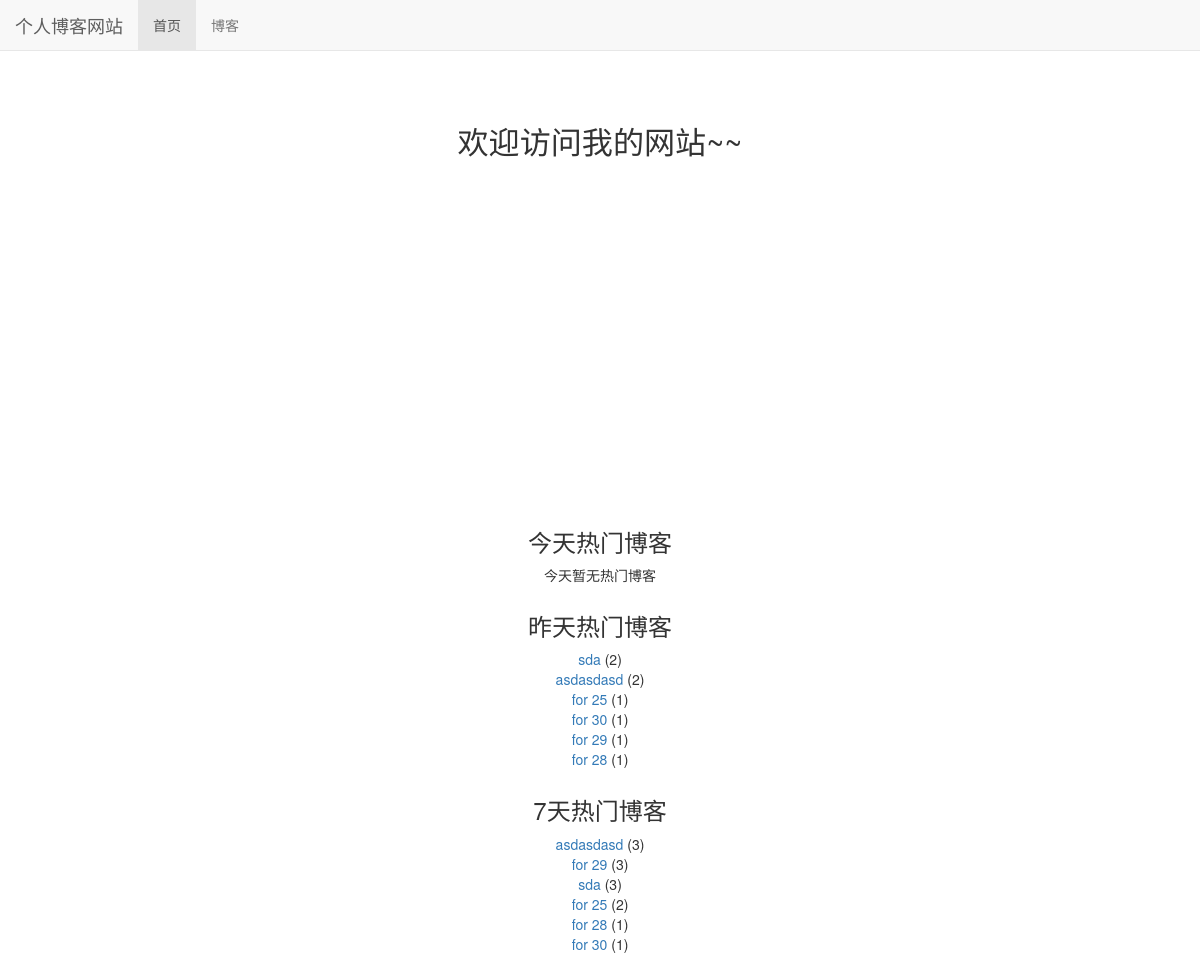
Before: / with the older database file.
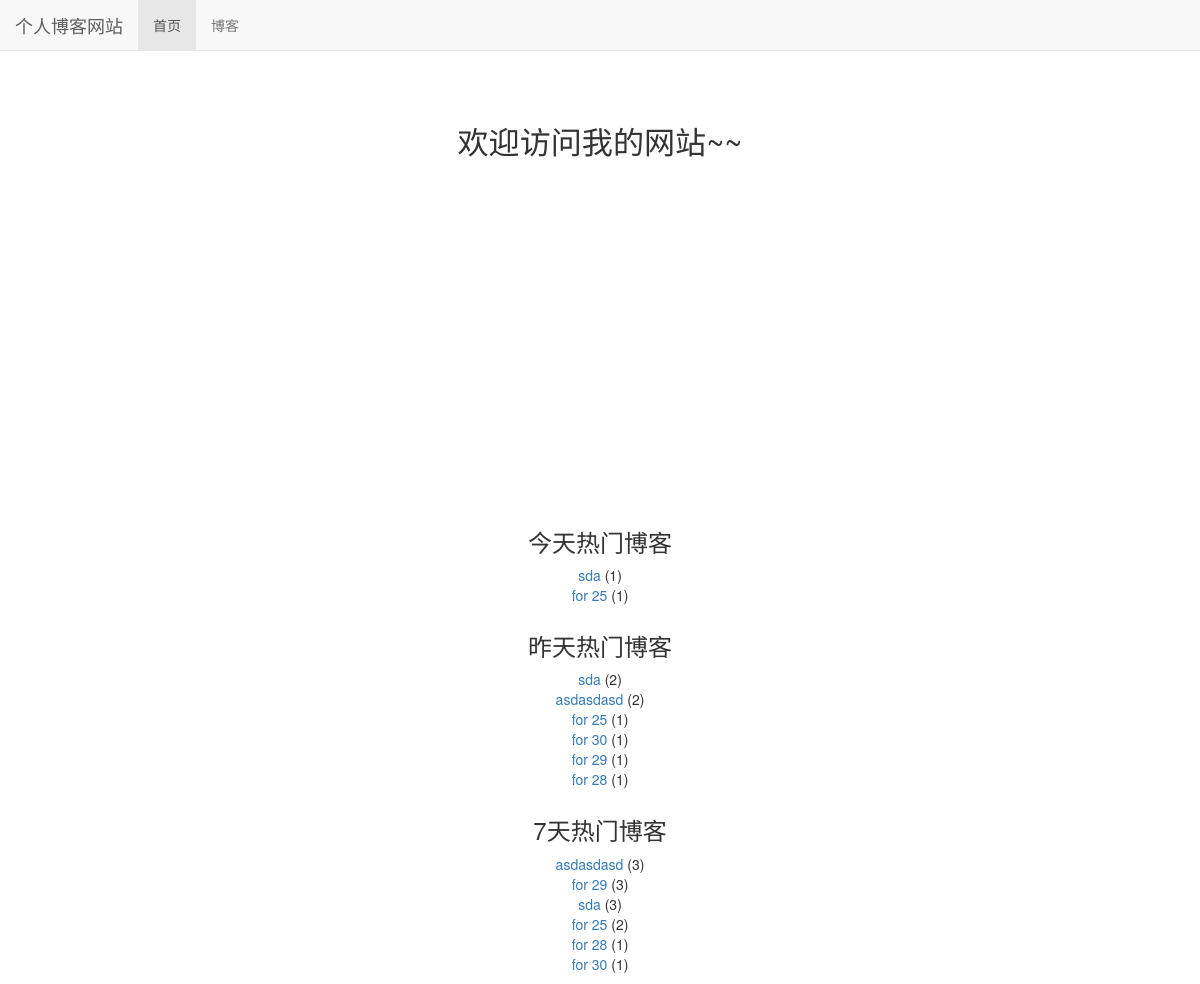
After: the same page with the newer database file.
### read_statistics/models.py (models this page shows)
class ReadDetail(models.Model):
    date = models.DateField(default=timezone.now) # 时间
    read_num = models.IntegerField(default=0)
    content_type = models.ForeignKey(ContentType, on_delete=models.CASCADE)
    object_id = models.PositiveIntegerField()
    content_object = GenericForeignKey('content_type', 'object_id')

### blog/models.py (models this page shows, shortened)
class Blog(models.Model,ReadNumExpandMethod):
    title = models.CharField(max_length=50)
    blog_type = models.ForeignKey(BlogType,on_delete=models.CASCADE) # 删除博客对博客类型无影响  多对一
    content = RichTextUploadingField()
    author = models.ForeignKey(User,on_delete=models.CASCADE)
    read_details = GenericRelation(ReadDetail) # 反向关联到ReadDetail    关联以后直接 blog.read_details.all()就能查看该博客所有readdetail
    created_time = models.DateTimeField(auto_now_add=True)
    last_updated_time = models.DateTimeField(auto_now=True)
    class Meta:
        ordering = ['-created_time']  # 按时间排序  最新的在最前

### mysite/views.py (the view)
# urls.py: 2. Add a URL to urlpatterns:  path('', views.home, name='home')
def home(request):
    blog_content_type = ContentType.objects.get_for_model(Blog) # 获得关联到Blog类型的 ContentType实例
    dates,read_nums = get_seven_days_read_date(blog_content_type)    # 获得前七天博客阅读的list
    hot_blogs_for_7_days = cache.get('hot_blogs_for_7_days')
    if hot_blogs_for_7_days is None:   # 如果获取不到 那么 得到None 需要重新计算
        hot_blogs_for_7_days = get_7_days_hot_blogs()
        cache.set('hot_blogs_for_7_days',hot_blogs_for_7_days,3) # 存放缓存  先是一个字典  然后是有效期(以s为单位)
    context={}
    context['read_nums'] = read_nums
    context['dates'] = dates
    context['today_hot_data'] = get_today_hot_data(blog_content_type) # 获取今天热门博客
    context['yesterday_hot_data'] = get_yesterday_hot_data(blog_content_type) # 获取昨天热门博客
    context['hot_blogs_for_7_days'] = hot_blogs_for_7_days # 获取7日内热门博客  已经按7天内阅读数之和排序
    return render( request,'home.html',context)

### mysite/views.py (called while the page is built)
def get_7_days_hot_blogs():  # 获取前7天内热门博客
    today = timezone.now().date()
    date = today - datetime.timedelta(days=7)
    blogs = Blog.objects \
                .filter(read_details__date__lt=today, read_details__date__gte=date) \
                .values('id','title') \
                .annotate(read_num_sum=Sum('read_details__read_num')) \
                .order_by('-read_num_sum')
    return blogs[:7]

### read_statistics/utils.py (called while the page is built)
def get_seven_days_read_date(content_type):
    today = timezone.now().date()
    read_nums = []
    dates = []
    for i in range(7,0,-1):  # 获得今天以前前7天的数据
        date = today - datetime.timedelta(days=i)
        read_details = ReadDetail.objects.filter(content_type=content_type,date=date) # 得到所有该天被阅读的类型的次数
        result = read_details.aggregate(read_num_sum=Sum('read_num')) # 得到每天所有被访问的类型访问次数和 result['read_num_sum']是求出的和
        read_nums.append(result['read_num_sum'] or 0) # 如果没有数据 那么取和为 0
        dates.append(date.strftime('%m/%d')) # 把date变成字符串(格式化) 然后在添加到dates中
    return dates,read_nums

### templates/home.html (shortened to what this page needs)
{% extends 'base.html' %}
{% load staticfiles %}
{% block header_extends %}
    <link rel="stylesheet" href="{% static 'home.css' %}">
{% endblock %}
{% block nav_home_active %}
    active
{%endblock%}
{% block content %}
    <h3 class="home-content"> 欢迎访问我的网站~~</h3>
    <div id="container"></div>
    <div class="hot-data">
        <h3>今天热门博客</h3>
        <ul>
            {% for hot_data in today_hot_data %}
                <li><a href="{% url 'blog_detail' hot_data.content_object.pk %}">{{ hot_data.content_object.title }}</a>
                ({{ hot_data.read_num }})</li>
            {% empty %}
                <li>今天暂无热门博客</li>
            {% endfor %}
        </ul>
    </div>
    <div class="hot-data">
        <h3>昨天热门博客</h3>
        <ul>
            {% for hot_data in yesterday_hot_data %}
                <li><a href="{% url 'blog_detail' hot_data.content_object.pk %}">{{ hot_data.content_object.title }}</a>
                ({{ hot_data.read_num }})</li>
            {% empty %}
                <li>昨天暂无热门博客</li>
            {% endfor %}
        </ul>
    </div>
    <div class="hot-data">
        <h3>7天热门博客</h3>
        <ul>
            {% for hot_blog in hot_blogs_for_7_days %}
                <li><a href="{% url 'blog_detail' hot_blog.id %}">{{ hot_blog.title }}</a>
                ({{ hot_blog.read_num_sum }})</li>
            {% empty %}
                <li>7天内暂无热门博客</li>
            {% endfor %}
        </ul>
    </div>
{% endblock %}

Changed rows visible on the page:
added ReadDetail: content_object "sda", read_num "1", shown under "今天热门博客"
added ReadDetail: content_object "for 25", read_num "1", shown under "今天热门博客"
Other visible differences:
text no longer shown: "今天暂无热门博客"
